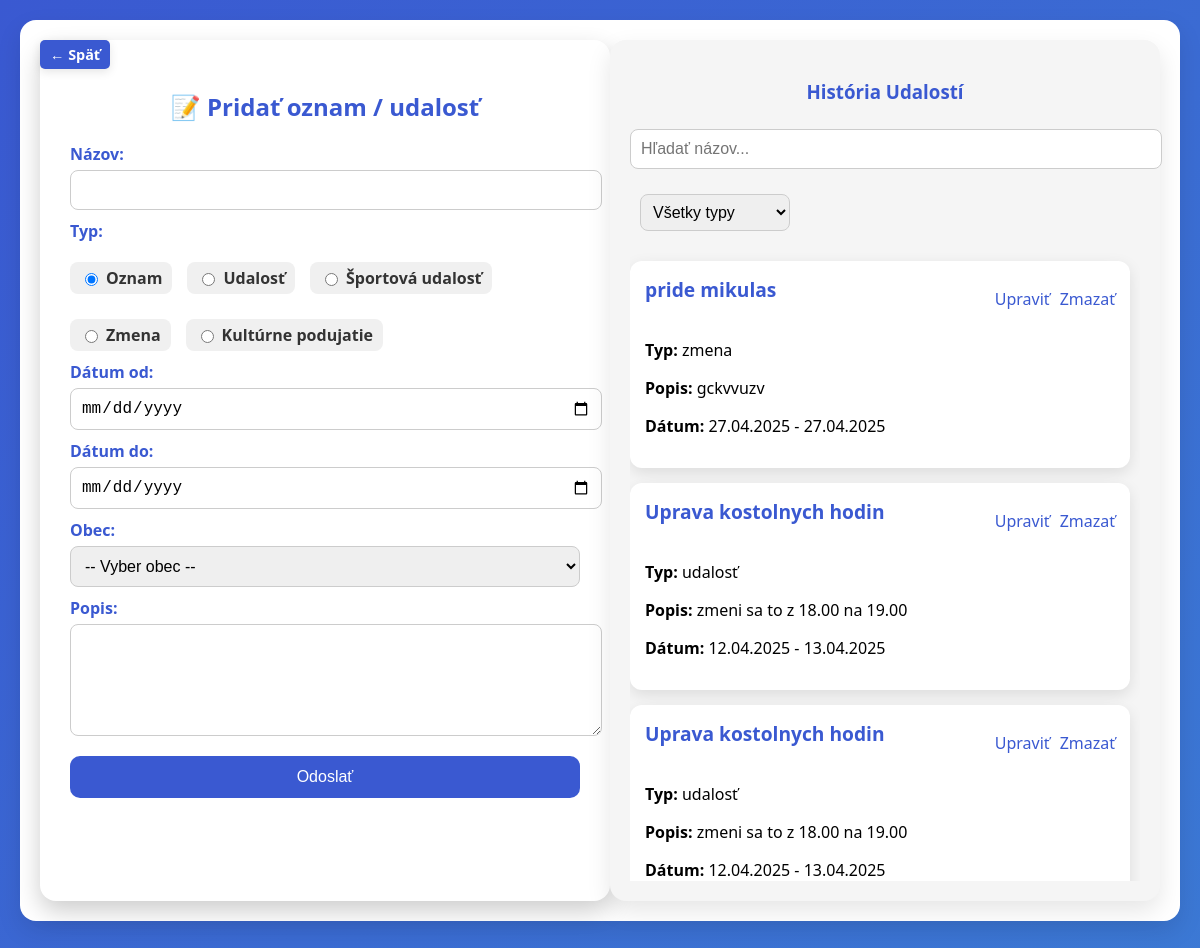
The app's page /cabinet/news.php, older data.
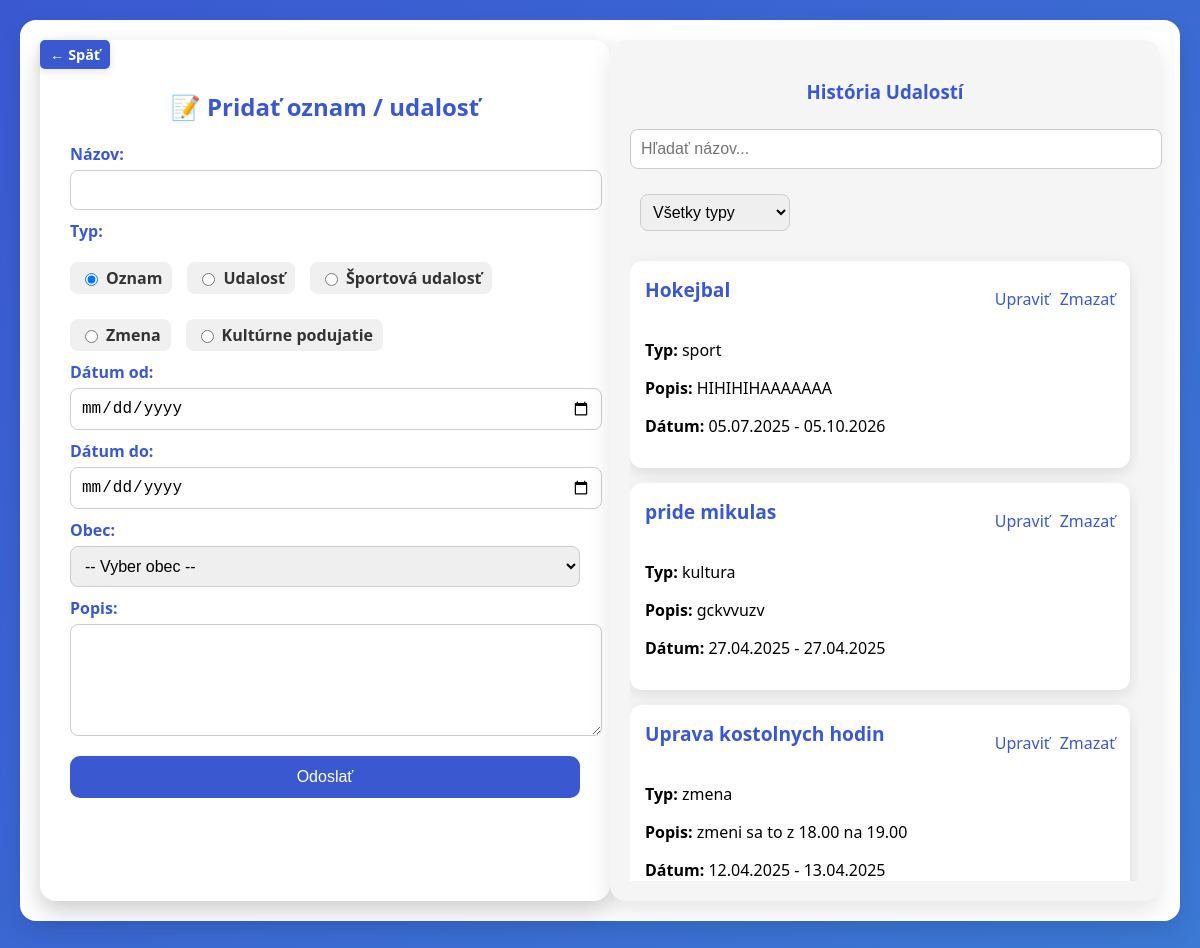
The same page, newer data.
### tables this page shows
CREATE TABLE `news` (
  `id` int(11) NOT NULL,
  `typ` varchar(100) NOT NULL,
  `nazov` varchar(200) NOT NULL,
  `text` text DEFAULT NULL,
  `datum_od` date DEFAULT NULL,
  `datum_do` date DEFAULT NULL,
  `id_obec` int(11) DEFAULT NULL
);

### cabinet/news.php (the view, shortened to what this page needs)
<?php
include 'db.php';
$events = [];
$search = isset($_GET['search']) ? $_GET['search'] : '';
$event_type = isset($_GET['event_type']) ? $_GET['event_type'] : '';
$events_query = "SELECT id, typ, nazov, text, datum_od, datum_do, id_obec FROM news WHERE nazov LIKE ? ";
$events_query .= "ORDER BY datum_od DESC LIMIT 10";
$stmt = $conn->prepare($events_query);
$search_param = "%$search%";
if ($event_type != '') {
    $stmt->bind_param("ss", $search_param, $event_type);
} else {
    $stmt->bind_param("s", $search_param);
}
$stmt->execute();
$result = $stmt->get_result();
if ($result->num_rows > 0) {
    while ($row = $result->fetch_assoc()) {
        $events[] = $row;
    }
}
?>
<!DOCTYPE html>
<html lang="sk">
<head>
</head>
<body>
    <div class="container">
        <a href="cabinet_menu.php" class="back-button">← Späť</a>
        <form method="post">
            <h2>📝 <?= isset($edit_event) ? 'Upraviť' : 'Pridať' ?> oznam / udalosť</h2>
            <label for="nazov">Názov:</label>
            <input type="text" id="nazov" name="nazov" value="<?= isset($edit_event) ? htmlspecialchars($edit_event['nazov']) : '' ?>" required>
            <label>Typ:</label>
            <div class="radio-group">
            <label><input type="radio" name="typ" value="oznam" checked> Oznam</label>
                <label><input type="radio" name="typ" value="udalost"> Udalosť</label>
                <label><input type="radio" name="typ" value="sport"> Športová udalosť</label>
                <label><input type="radio" name="typ" value="zmena"> Zmena</label>
                <label><input type="radio" name="typ" value="kultura"> Kultúrne podujatie</label>
            </div>
            <label for="datum_od">Dátum od:</label>
            <input type="date" id="datum_od" name="datum_od" value="<?= isset($edit_event) ? $edit_event['datum_od'] : '' ?>" required>
            <label for="datum_do">Dátum do:</label>
            <input type="date" id="datum_do" name="datum_do" value="<?= isset($edit_event) ? $edit_event['datum_do'] : '' ?>" required>
            <label for="id_obec">Obec:</label>
            <select id="id_obec" name="id_obec" required>
                <option value="">-- Vyber obec --</option>
            </select>
            <label for="text">Popis:</label>
            <textarea id="text" name="text" rows="5" required><?= isset($edit_event) ? htmlspecialchars($edit_event['text']) : '' ?></textarea>
            <input type="submit" value="<?= isset($edit_event) ? 'Upraviť' : 'Odoslať' ?>">
        </form>
        <div class="history">
            <h3>História Udalostí</h3>
            <input type="text" id="search-bar" class="search-bar" placeholder="Hľadať názov..." onkeyup="searchEvents()">
            <select id="event-type" class="search-filter" onchange="searchEvents()">
                <option value="">Všetky typy</option>
            </select>
            <div class="scrollable-events">
                <div class="existing-events" id="existing-events">
                    <?php foreach ($events as $event): ?>
                        <div class="event-box">
                            <div class="event-header">
                                <h3><?= htmlspecialchars($event['nazov']) ?></h3>
                                <div class="event-actions">
                                    <a href="?edit=<?= $event['id'] ?>">Upraviť</a>
                                    <a href="?delete=<?= $event['id'] ?>" onclick="return confirm('Skutočne chcete vymazať?')">Zmazať</a>
                                </div>
                            </div>
                            <p><strong>Typ:</strong> <?= htmlspecialchars($event['typ']) ?></p>
                            <p><strong>Popis:</strong> <?= nl2br(htmlspecialchars($event['text'])) ?></p>
                            <p><strong>Dátum:</strong> <?= date('d.m.Y', strtotime($event['datum_od'])) ?> - <?= date('d.m.Y', strtotime($event['datum_do'])) ?></p>
                        </div>
                    <?php endforeach; ?>
                </div>
            </div>
        </div>
    </div>
</body>
</html>

Row changes from the older to the newer data that the page shows:
no longer on this page (row edited): news: nazov "Uprava kostolnych hodin", typ "udalosť", text "zmeni sa to z 18.00 na 19.00", datum_od "12.04.2025", datum_do "13.04.2025"
added news: nazov "Hokejbal", typ "sport", text "HIHIHIHAAAAAAA", datum_od "05.07.2025", datum_do "05.10.2026"
changed news "pride mikulas": typ "zmena" → "kultura"
changed news "Uprava kostolnych hodin": typ "udalosť" → "zmena"
